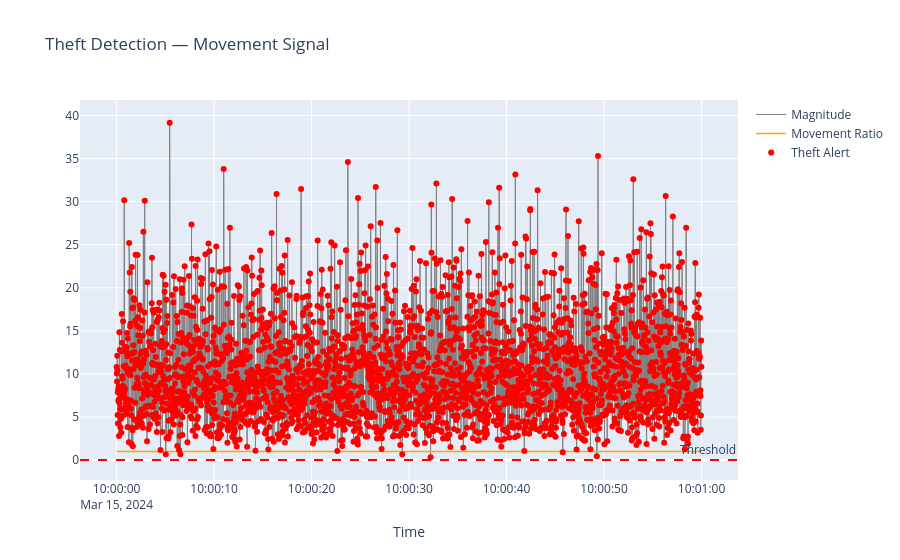

The notebook cell saved with this chart:
### Code cell
fig = go.Figure()
fig.add_trace(go.Scatter(x=result["timestamp"], y=result["gyr_magnitude"],
                         name="Magnitude", line=dict(color="gray", width=1)))
fig.add_trace(go.Scatter(x=result["timestamp"], y=result["movement_ratio"],
                         name="Movement Ratio", line=dict(color="orange", width=1.5)))

alerts = result[result["theft_alert"]]
fig.add_trace(go.Scatter(x=alerts["timestamp"], y=alerts["gyr_magnitude"],
                         mode="markers", name="Theft Alert",
                         marker=dict(color="red", size=6)))
fig.add_hline(y=0.01, line_dash="dash", line_color="red", annotation_text="Threshold")
fig.update_layout(title="Theft Detection — Movement Signal", xaxis_title="Time")
fig.show()

### Figure 1 — Plotly figure (JSON) as saved in the notebook; plotly's stock layout.template omitted (floating-point values rounded to 4 significant figures; data arrays with more than 128 entries replaced by an {"elided": "..."} marker saying what was removed)
{"data": [{"line": {"color": "gray", "width": 1}, "name": "Magnitude", "type": "scatter", "x": {"elided": "3000 str values"}, "y": {"elided": "3000 float values"}}, {"line": {"color": "orange", "width": 1.5}, "name": "Movement Ratio", "type": "scatter", "x": {"elided": "3000 str values"}, "y": {"elided": "3000 float values"}}, {"marker": {"color": "red", "size": 6}, "mode": "markers", "name": "Theft Alert", "type": "scatter", "x": {"elided": "3000 str values"}, "y": {"elided": "3000 float values"}}], "layout": {"annotations": [{"showarrow": false, "text": "Threshold", "x": 1, "xanchor": "right", "xref": "x domain", "y": 0.01, "yanchor": "bottom", "yref": "y"}], "shapes": [{"line": {"color": "red", "dash": "dash"}, "type": "line", "x0": 0, "x1": 1, "xref": "x domain", "y0": 0.01, "y1": 0.01, "yref": "y"}], "title": {"text": "Theft Detection — Movement Signal"}, "xaxis": {"title": {"text": "Time"}}}}
